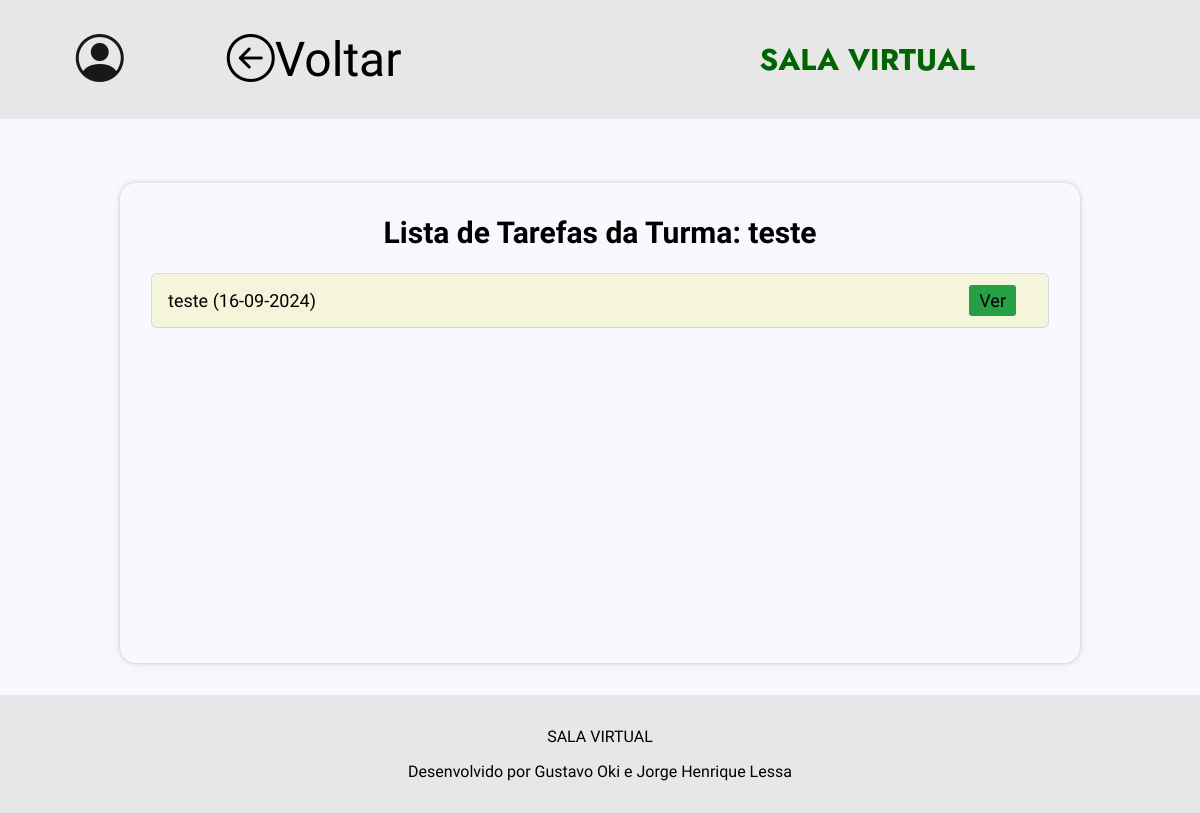
The app's page /turma/1 with its own data.
### app.py (models this page shows, shortened)
class Turma(db.Model):
    id = db.Column(db.Integer, primary_key=True)
    nome = db.Column(db.String(100), nullable=False)
    professor = db.Column(db.String(100), nullable=False)
    codigo_acesso = db.Column(db.String(20), nullable=False, unique = True)  # Novo campo

class Tarefa(db.Model):
    id = db.Column(db.Integer, primary_key=True)
    titulo = db.Column(db.String(100), nullable=False)
    descricao = db.Column(db.String(100), nullable=False)
    arquivo = db.Column(db.String(100), nullable=False)
    criado = db.Column(db.DateTime, default=datetime.utcnow)
    turma_id = db.Column(db.Integer, db.ForeignKey('turma.id'), nullable=False)  # Associa tarefa a uma turma específica
    turma = db.relationship('Turma', backref=db.backref('tarefas', lazy=True))

### app.py (the view)
@app.route("/turma/<int:turma_id>", methods=["POST", "GET"])
def turma(turma_id):
    turma = Turma.query.get_or_404(turma_id)  # Carregar a turma pelo ID
    tipo_perfil = session.get('tipo_perfil')
    if request.method == "POST":
        titulo = request.form.get('titulo')
        descricao = request.form.get('descricao')
        arquivo = request.files.get('arquivo')
        if titulo and descricao:
            nome_arquivo = arquivo.filename if arquivo else None
            nova_tarefa = Tarefa(
                titulo=titulo,
                descricao=descricao,
                arquivo=nome_arquivo,
                turma_id=turma_id
            )
            try:
                db.session.add(nova_tarefa)
                db.session.commit()
                if arquivo:
                    caminho_diretorio = 'uploads'
                    if not os.path.exists(caminho_diretorio):
                        os.makedirs(caminho_diretorio)
                    caminho_arquivo = os.path.join(caminho_diretorio, nome_arquivo)
                    arquivo.save(caminho_arquivo)
                return redirect(f"/turma/{turma_id}")
            except Exception as e:
                return f"ERROR: {e}"
        else:
            return "Nenhum arquivo foi selecionado", 400
    else:
        tarefas = Tarefa.query.filter_by(turma_id=turma_id).order_by(Tarefa.criado).all()
        return render_template("turma.html", tarefas=tarefas, turma=turma, tipo_perfil=tipo_perfil)

### templates/turma.html (shortened to what this page needs)
<!DOCTYPE html>
<html lang="pt-BR">
<head>
    <link rel="stylesheet" href="https://cdn.jsdelivr.net/npm/bootstrap-icons@1.11.3/font/bootstrap-icons.min.css">
    <link rel="stylesheet" href="{{url_for('static', filename = 'css/styles.css')}}"/>
</head>
<body>
    <header class="cabecalho">
        <div class="container">
            <div id="container_icons">
                <nav>
                    <ul class="ul-icons">
                        <li class="icons_header dropdown">
                            <i class="bi bi-person-circle" id="profile-icon"></i>
                        </li>
                        <a href="{% if tipo_perfil == 'professor' %}/professor{% elif tipo_perfil == 'aluno' %}/aluno{% endif %}" id="voltar">
                            <i class="bi bi-arrow-left-circle"></i>Voltar
                        </a>
                    </ul>
                </nav>
            </div>
            <ul class="ul-menu">
                <div class="div_title_header">
                    <h1 id="title_header">SALA VIRTUAL</h1>
                </div>
            </ul>
        </div>
    </header>
    <section class="section_painel">
        <div class="painel">
            <div class="conteudos">
                <h1>Lista de Tarefas da Turma: {{ turma.nome }}</h1>
                <ul id="lista_conteudos">
                    {% if tarefas | length < 1 %}
                        <p id="sem_ctd_msg">Nenhum conteúdo disponível no momento...</p>
                    {% else %}
                        {% for tarefa in tarefas %}
                        <li class="li_conteudos">
                            <div>
                                <p id="info_conteudo">{{ tarefa.titulo }} ({{ tarefa.criado.strftime("%d-%m-%Y") }})</p>
                            </div>
                            <div class="buttons_li">
                                <a href="/tarefa/{{  tarefa.id  }}" id="download-btn"">Ver</a>
                            </div>
                        </li>
                        {% endfor %}
                    {% endif %}
                </ul>
            </div>
        </div>
    </section>
    <footer>
        <div id="div_footer">
            <p>SALA VIRTUAL</p>
            <p id="p_footer">Desenvolvido por Gustavo Oki e Jorge Henrique Lessa</p>
        </div>
    </footer>
</body>
</html>

### static/css/styles.css (style rules this page uses)
#voltar { color: inherit; font-size: 3rem; transition: 0.5s; margin-right: 5.5rem; text-decoration: none; }
.section_painel { display: flex; flex-direction: column; align-items: center; margin: 2rem 0; }
.painel { display: flex; flex-direction: column; align-items: center; width: 80%; }
.conteudos { box-shadow: rgba(67, 71, 85, 0.27) 0px 0px 0.25em, rgba(90, 125, 188, 0.05) 0px 0.25em 1em; border-radius: 1rem; display: flex; flex-direction: column; justify-items: center; align-items: center; text-align: start; margin-top: 2rem; padding: 2rem; width: 100%; min-height: 60vh; }
.conteudos h1 { font-size: 30px; }
#lista_conteudos { display: flex; flex-direction: column; list-style-type: none; width: 100%; height: 100%; align-items:center; font-size: 18px; margin-top: 1.5rem; }
#lista_conteudos li { display: flex; justify-content: space-between; margin-bottom: 1.5rem; box-shadow: rgba(0, 0, 0, 0.02) 0px 1px 3px 0px, rgba(27, 31, 35, 0.15) 0px 0px 0px 1px; padding: 1rem; border-radius: 5px; background-color: beige; width: 100%; transition: 0.5s; }
#lista_conteudos a { text-decoration: none; color: inherit; }
.buttons_li a { margin-right: 1rem; }
#download-btn { background-color: #26a044; border: none; padding: 5px 10px; border-radius: 3px; cursor: pointer; margin-left: 10px; transition: background-color 0.3s ease; }

### static/css/home.css (style rules this page uses)
.icons_header { list-style-type: none; font-size: 3rem; transition: 0.5s; margin-right: 5.5rem; }

### static/css/style-padrao.css (style rules this page uses)
* { font-family: var(--fonte-texto); padding: 0; margin: 0; box-sizing: border-box; }
body { min-height: 100vh; }
:root { --background: #F8F8FF; --cor-header-footer: #e7e7e7; --cor-secao: #F5F5F5; --cor-titulo: #000000; --cor-texto: #181818; --cor-texto-claro: beige; --cor-btn-texto: beige; --cor-destaque: #006400; --fonte-titulo: 'Jost'; --fonte-texto: 'Oswald'; }
body { min-height: 100vh; background-color: var(--background); }
.cabecalho { width: 100%; background-color: var(--cor-header-footer); }
.container { display: flex; justify-content: space-around; }
#container_icons { display: flex; margin-left: 1rem; }
.ul-menu { display: flex; flex-direction: row; justify-content:space-around; align-items:center; margin: 2rem 3rem 2rem 3rem; width: 40%; }
.ul-icons { display: flex; flex-direction: row; justify-content: space-around; align-items: center; padding: 1rem 0 1rem 0; width: 100%; }
#title_header { font-family: var(--fonte-titulo); font-size: 30px; color: var(--cor-destaque); }
nav li { display: inline-block; }
nav li i { display: inline-block; color: var(--cor-texto); text-decoration: none; padding: 15px; }
#voltar { color: inherit; font-size: 3rem; transition: 0.5s; margin-right: 5.5rem; }
footer { background-color: var(--cor-header-footer); color: var(--cor-titulo); font-family: var(--fonte-texto); }
#div_footer { display: flex; flex-direction: column; align-items: center; padding: 2rem; }
#p_footer { margin-top: 1rem; }

### records on screen
Turma: nome "teste"
Tarefa: titulo "teste", criado "16-09-2024"
